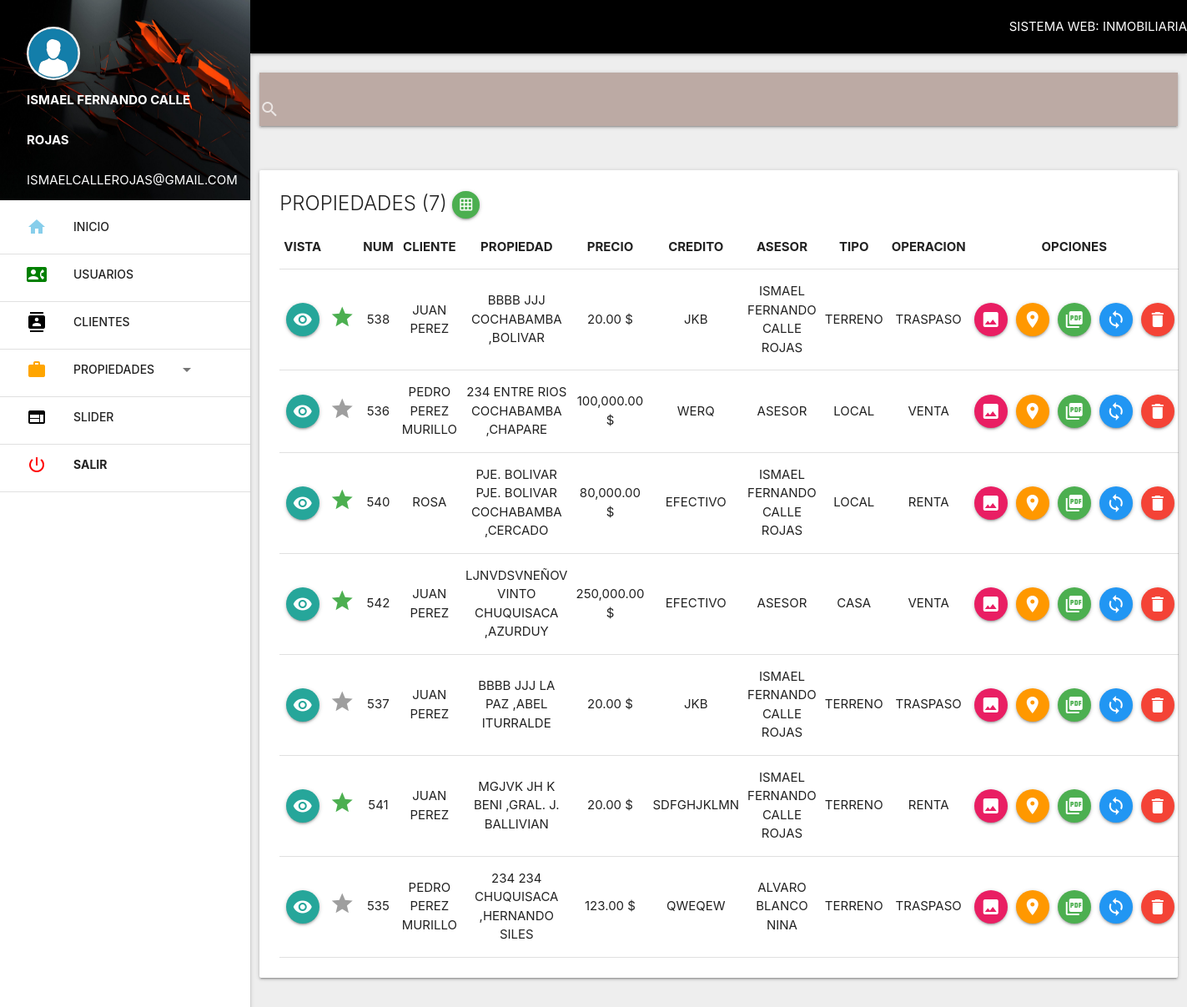
/admin/propiedades/index.php (signed in), run on an earlier commit of the app's database.
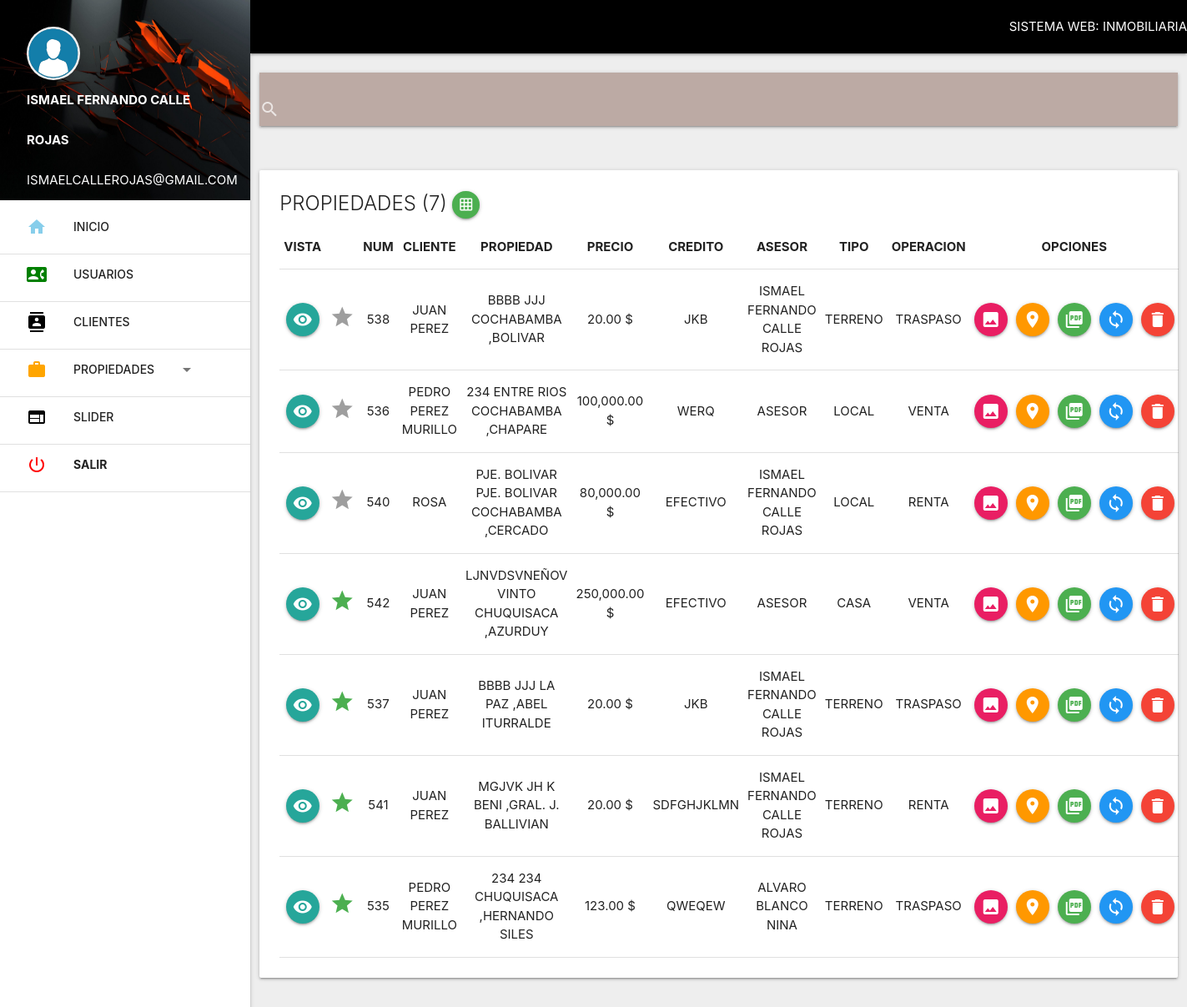
And on a later commit of the database.
### tables this page shows
CREATE TABLE `inventario` (
  `propiedad` varchar(200) NOT NULL,
  `consecutivo` int(10) NOT NULL,
  `id_cliente` int(10) NOT NULL,
  `departamento` varchar(50) NOT NULL,
  `provincia` varchar(100) NOT NULL,
  `nombre_cliente` varchar(200) NOT NULL,
  `precio` double NOT NULL,
  `fraccionamiento` varchar(100) NOT NULL,
  `calle_num` varchar(100) NOT NULL,
  `numero_int` int(10) NOT NULL,
  `m2t` int(10) NOT NULL,
  `banos` int(2) NOT NULL,
  `plantas` int(2) NOT NULL,
  `caracteristicas` text NOT NULL,
  `m2c` int(10) NOT NULL,
  `recamaras` int(2) NOT NULL,
  `cocheras` int(2) NOT NULL,
  `observaciones` text NOT NULL,
  `forma_pago` varchar(50) NOT NULL,
  `asesor` varchar(200) NOT NULL,
  `tipo_inmueble` varchar(100) NOT NULL,
  `fecha_registro` date NOT NULL,
  `comentario_web` text NOT NULL,
  `operacion` varchar(50) NOT NULL,
  `foto_principal` varchar(200) NOT NULL,
  `mapa` varchar(200) NOT NULL,
  `latitud` varchar(200) NOT NULL,
  `longitud` varchar(200) NOT NULL,
  `marcado` varchar(2) NOT NULL,
  `estatus` varchar(50) NOT NULL
);

### admin/propiedades/index.php (the view, shortened to what the changed rows need)
<?php
include '../extend/header.php';
if(isset($_GET['ope'])){
  $operacion = $con->real_escape_string(htmlentities($_GET['ope']));
  $sel = $con->prepare("SELECT propiedad,consecutivo,nombre_cliente,calle_num,fraccionamiento,departamento,provincia,precio,forma_pago,asesor,tipo_inmueble,operacion,mapa, latitud, longitud, marcado FROM inventario WHERE estatus = 'ACTIVO' AND operacion = ? ");
      $sel->bind_param('s',$operacion);
$sel->execute();
          $res = $sel->get_result();
          $row = mysqli_num_rows($res);
}else{
  $sel = $con->prepare("SELECT propiedad,consecutivo,nombre_cliente,calle_num,fraccionamiento,departamento,provincia,precio,forma_pago,asesor,tipo_inmueble,operacion,mapa, latitud, longitud, marcado FROM inventario WHERE estatus = 'ACTIVO' ");
  $sel->execute();
  $res = $sel->get_result();
}
?>
<br>
<div class="row">
  <div class="col s12">
    <div class="card">
      <div class="card-content">
        <table class="excel" border="1">
          <thead>
              <th class="borrar">Vista</th>
              <th></th>
              <th>Num</th>
              <th>Cliente</th>
              <th>Propiedad</th>
              <th>Precio</th>
              <th>Credito</th>
              <th>Asesor</th>
              <th>Tipo</th>
              <th>Operacion</th>
              <th colspan="5" class="borrar">Opciones</th>
          </thead>
          <?php
          $sel->execute();
          $res = $sel->get_result();
          while ($f =$res->fetch_assoc()) { ?>
            <tr>
            <td class="borrar">
              <button data-target="modal1" onclick="enviar(this.value)" value="<?php echo $f['propiedad'] ?>" class="btn-floating modal-trigger" title="Visualizar todos los datos de esta propiedad"><i class="material-icons">visibility</i>
              </button>
            </td>
              <td>
                <?php if ($f['marcado']==''):?>
                  <a href="marcado.php?id=<?php echo $f['propiedad'] ?>&marcado=SI"><i class="small grey-text material-icons">grade</i></a>
                  <?php else: ?>
                    <a href="marcado.php?id=<?php echo $f['propiedad'] ?>&marcado="><i class="small green-text material-icons">grade</i></a>
                <?php endif; ?>
              </td>
              <td><?php echo $f['consecutivo'] ?></td>
              <td><?php echo $f['nombre_cliente'] ?></td>
              <td><?php echo $f['calle_num'].' '.$f['fraccionamiento'].' '.$f['departamento'].' ,'.$f['provincia'] ?></td>
              <td><?php echo number_format($f['precio'],2);  ?> $</td>
              <td><?php echo $f['forma_pago'] ?></td>
              <td><?php echo $f['asesor'] ?></td>
              <td><?php echo $f['tipo_inmueble'] ?></td>
              <td><?php echo $f['operacion'] ?></td>
              <td class="borrar" title="Acceso a imagenes de esta Propiedad"><a href="imagenes.php?id=<?php echo $f['propiedad'] ?>" class="btn-floating pink"><i class="material-icons">image</i></a></td>
              <td class="borrar">
              <button data-target="modal2" onclick="enviar1(this.value)" value="<?php echo $f['propiedad'] ?>" class="btn-floating modal-trigger orange" title="Mapa de esta propiedad"><i class="material-icons">room</i>
              </button></td>
              <td class="borrar">
              <a href="pdf.php?id=<?php echo $f['propiedad'] ?>" class="btn-floating green" title="Exportar datos en PDF"><i class="material-icons">picture_as_pdf</i></a>
              </td>
              <td class="borrar"><a href="editar_propiedad.php?id=<?php echo $f['propiedad'] ?>" class="btn-floating waves-effect waves-light blue" title="Actualizar datos de la propiedad"><i class="material-icons">loop</i></a>
              </td>
              <td class="borrar"><a href="#" title="Cancelar propiedad" class="btn-floating waves-effect waves-light red" onclick="swal({
                  title: 'Esta seguro que desea cancelar la propiedad?',
                  text: 'Al cancelarlo la propiedad pasara a un estado inactivo!',
                  type: 'warning',
                  showCancelButton: true,
                  confirmButtonColor: '#3085d6',
                  cancelButtonColor: '#d33',
                  confirmButtonText: 'Si, cancelar!'
                  }).then(function() {
                  location.href='cancelar_propiedad.php?id=<?php echo $f['propiedad'] ?>&accion=CANCELADO'; })"> <i class="material-icons">delete</i></a>
              </td>
            </tr>
          <?php }
           ?>
        </table>
      </div>
    </div>
  </div>
</div>
  <?php include '../extend/scripts.php'; ?>
</body>
</html>

What changed in the data, as far as the page shows it:
changed inventario "BOLIVAR": marcado "SI" → empty (drawn)
changed inventario "ROSA": marcado "SI" → empty (drawn)
changed inventario "LA PAZ": marcado empty → "SI" (drawn)
changed inventario "HERNANDO SILES": marcado empty → "SI" (drawn)
